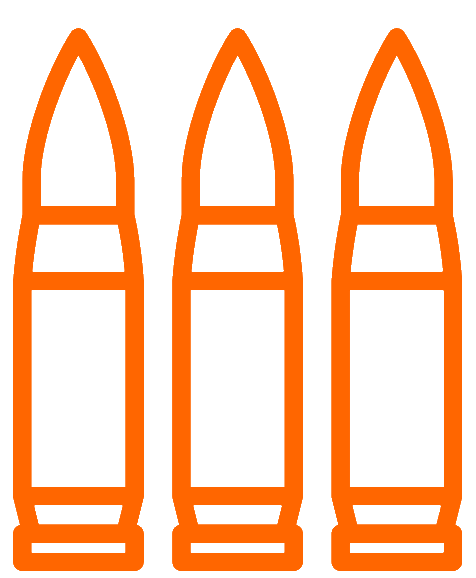
#> input picture DA_AssualtRifle.png, 476 x 578 px, found by its file name
$ python recolor_da_icons.py
#> lines starting #> are read from the running program, lines starting #| are printed output that depends on the picture
"""Adapted from recolor_icons.py for The Signal's weapon icons.
All weapon icons -> orange #FF6600 (matches DA_AssualtRifle), transparent bg.
- AssaultRifle / PoliceShotgun: already orange -> recolor RGB, keep alpha shape.
- Explosive: black line-art w/ alpha -> recolor RGB to orange, keep alpha shape.
- Pipe: black-on-white JPG -> derive alpha from line darkness, recolor, upscale.
Outputs to Icons/Recolored/.
"""
import os
from PIL import Image

BASE = os.path.dirname(os.path.abspath(__file__))
OUT = os.path.join(BASE, "Recolored")
os.makedirs(OUT, exist_ok=True)
ORANGE = (255, 102, 0)

def recolor_keep_alpha(src, dst):
    """Repaint RGB to orange, keep the existing alpha silhouette."""
#> called with src = 'Icons/DA_AssualtRifle.png', dst = 'Icons/Recolored/DA_AssualtRifle.png'
    im = Image.open(src).convert("RGBA")
#> im is the input picture: PIL image 476x578 RGBA; mean R, G, B, A 79.2, 31.7, 0, 78.4
    out = [(ORANGE[0], ORANGE[1], ORANGE[2], a) for (_, _, _, a) in im.getdata()]
#> out = 275128 items
    im.putdata(out)
    im.save(dst, "PNG")
    print("  recolor+alpha:", os.path.basename(dst), im.size)
#|   recolor+alpha: DA_AssualtRifle.png (476, 578)
#> call 2 of recolor_keep_alpha, with src = 'Icons/DA_PolicShotgun.png', dst = 'Icons/Recolored/DA_PolicShotgun.png'
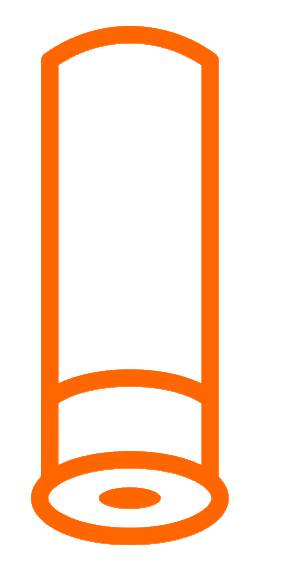
#> input picture DA_PolicShotgun.png, 287 x 565 px, found by its file name
#> in recolor_keep_alpha, im is the input picture: PIL image 287x565 RGBA; mean R, G, B, A 45.8, 18.3, 0, 44.7
#> in recolor_keep_alpha (call 2), `out = [(ORANGE[0], ORANGE[1], ORANGE[2], a) for (_, _, _, a) in im.get..`: out = 162155 items
#|   recolor+alpha: DA_PolicShotgun.png (287, 565)

def from_white_bg(src, dst, cutoff=180, upscale=4, over_white=False):
    """Black line-art -> orange on transparent. Alpha from line darkness.
    over_white: composite over white first (for PNGs with an opaque white fill)."""
#> called with src = 'Icons/DA_Explosive.png', dst = 'Icons/Recolored/DA_Explosive.png', cutoff = 160, upscale = 2, over_white = True
    im = Image.open(src).convert("RGBA")
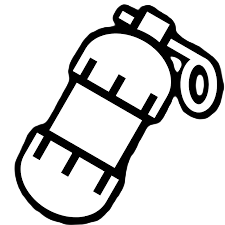
#> input picture DA_Explosive.png, 225 x 225 px, found by its file name
#> im is the input picture: PIL image 225x225 RGBA; mean R, G, B, A 76.3, 76.3, 76.3, 120.8
    if over_white:
        bg = Image.new("RGBA", im.size, (255, 255, 255, 255))
#> bg: PIL image 225x225 RGBA; every value is 255
        bg.alpha_composite(im)
        im = bg
    g = im.convert("L")
    if upscale > 1:
        g = g.resize((g.width * upscale, g.height * upscale), Image.LANCZOS)
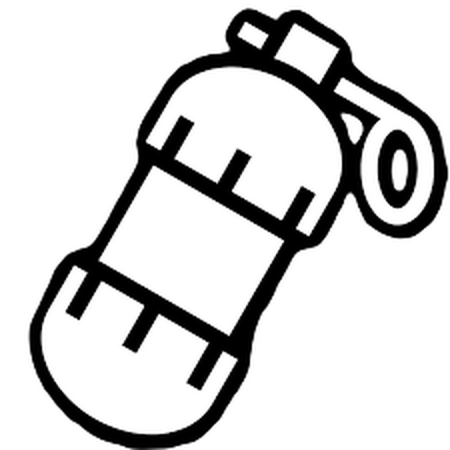
#> g: PIL image 450x450 L; min 0, max 255, mean 210.5
    px = list(g.getdata())
#> px = 202500 items
    out = []
    for lum in px:
        a = 0 if lum >= cutoff else int(255 * (cutoff - lum) / cutoff)
        out.append((ORANGE[0], ORANGE[1], ORANGE[2], a))
#> after the loop, out = 202500 items
    im = Image.new("RGBA", g.size)
#> im: PIL image 450x450 RGBA; every value is 0
    im.putdata(out)
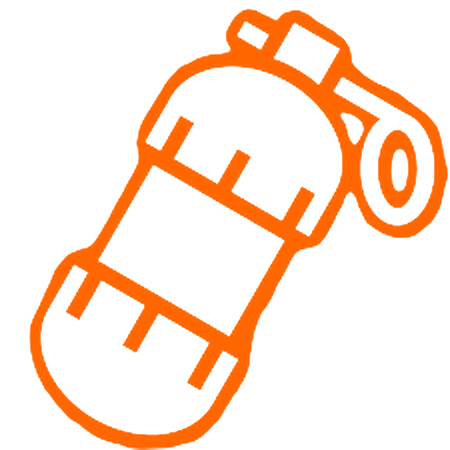
#> im: PIL image 450x450 RGBA; mean R, G, B, A 255, 102, 0, 41.6; transparent parts drawn white
    im.save(dst, "PNG")
    print("  white->transparent:", os.path.basename(dst), im.size)
#|   white->transparent: DA_Explosive.png (450, 450)

print("Processing weapon icons -> #FF6600 on transparent:")
recolor_keep_alpha(os.path.join(BASE, "DA_AssualtRifle.png"),  os.path.join(OUT, "DA_AssualtRifle.png"))
recolor_keep_alpha(os.path.join(BASE, "DA_PolicShotgun.png"),  os.path.join(OUT, "DA_PolicShotgun.png"))
from_white_bg(os.path.join(BASE, "DA_Explosive.png"), os.path.join(OUT, "DA_Explosive.png"), cutoff=160, upscale=2, over_white=True)
from_white_bg(os.path.join(BASE, "DA_Pipe.jpg"),               os.path.join(OUT, "DA_Pipe.png"))
#> call 2 of from_white_bg, with src = 'Icons/DA_Pipe.jpg', dst = 'Icons/Recolored/DA_Pipe.png', cutoff = 180, upscale = 4, over_white = False
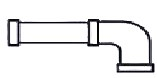
#> input picture DA_Pipe.jpg, 157 x 78 px, found by its file name
#> in from_white_bg (call 2), `g = g.resize((g.width * upscale, g.height * upscale), Image.LANCZOS)`:
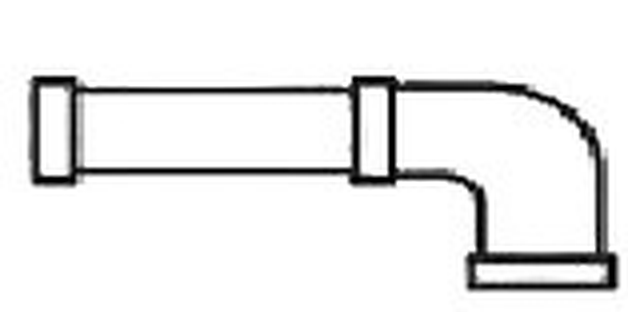
#> g: PIL image 628x312 L; min 0, max 255, mean 234
#> in from_white_bg (call 2), `px = list(g.getdata())`: px = 195936 items
#> in from_white_bg (call 2), `im = Image.new("RGBA", g.size)`: im: PIL image 628x312 RGBA; every value is 0
#> in from_white_bg (call 2), `im.putdata(out)`:
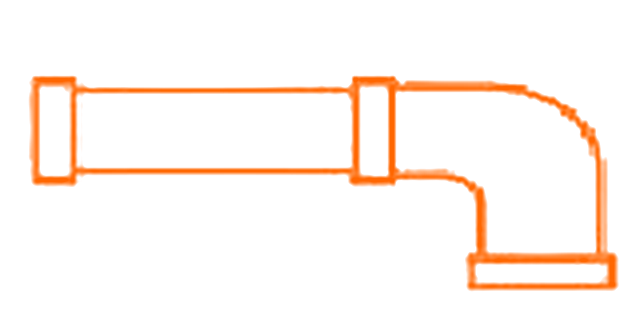
#> im: PIL image 628x312 RGBA; mean R, G, B, A 255, 102, 0, 16.1; transparent parts drawn white
#|   white->transparent: DA_Pipe.png (628, 312)
print("Done -> Icons/Recolored/")
